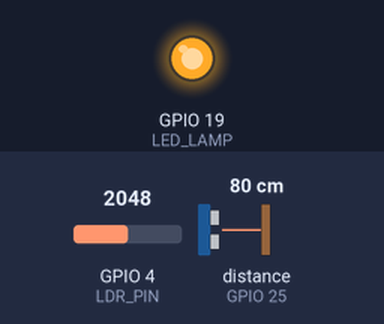
The sketch below on a simulated ESP32. Parts: output pins drawn as LEDs (lit = HIGH). Wiring (inferred from the names in the program): ultrasonic range finder: trigger GPIO 26; echo GPIO 25. The test bench sets the inputs (shaded band); at power-on: GPIO 4 (LDR_PIN) = 2048, distance to the obstacle (sensor on GPIO 25) 80 cm. The echo pulse lasts 58.3 µs per cm; pins used as bus, display or sensor lines are not drawn; what the sketch prints to the serial monitor is not drawn.

Above: at 1.6 s.
1.7 s: GPIO 4 (LDR_PIN) set to 1943
At 3.1 s:
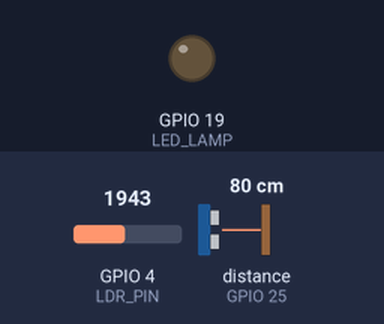
3.9 s: distance to the obstacle (sensor on GPIO 25) set to 54 cm
5.4 s: distance to the obstacle (sensor on GPIO 25) set to 48 cm
At 6.2 s:
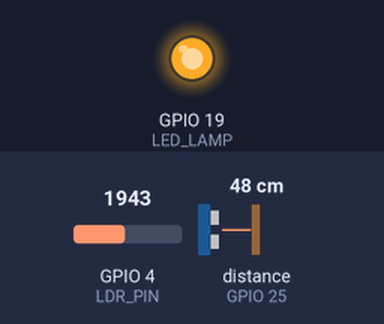
7.9 s: distance to the obstacle (sensor on GPIO 25) set to 60 cm
At 8.5 s:
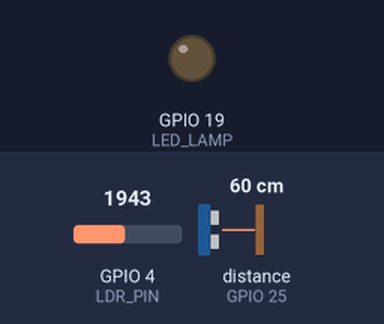
9.5 s: distance to the obstacle (sensor on GPIO 25) set to 2 cm
At 9.9 s:
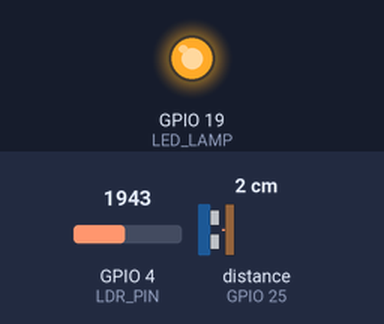
Timing chart, 0 to 12.1 s (numbered marks = the images above; inputs shaded):
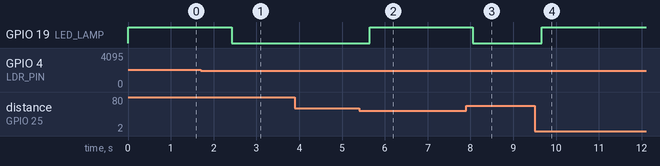

The sketch:

LDR.ino
```cpp
#define LDR_PIN 4
#define LED_LAMP 19

#define TRIG_PIN 26
#define ECHO_PIN 25

#define PERSON_DISTANCE 50
#define LIGHT_THRESHOLD 2000

void setup() {
  Serial.begin(115200);

  pinMode(LDR_PIN, INPUT);
  pinMode(LED_LAMP, OUTPUT);

  pinMode(TRIG_PIN, OUTPUT);
  pinMode(ECHO_PIN, INPUT);
}

void loop() {
  int ldrValue = analogRead(LDR_PIN);
  Serial.print("Nilai LDR: ");
  Serial.println(ldrValue);

  bool isDark = (ldrValue > LIGHT_THRESHOLD);

  long duration, distance;
  digitalWrite(TRIG_PIN, LOW);
  delayMicroseconds(2);
  digitalWrite(TRIG_PIN, HIGH);
  delayMicroseconds(10);
  digitalWrite(TRIG_PIN, LOW);

  duration = pulseIn(ECHO_PIN, HIGH);
  distance = duration * 0.034 / 2;

  Serial.print("Jarak: ");
  Serial.print(distance);
  Serial.println(" cm");

  bool personDetected = (distance <= PERSON_DISTANCE);

  if (personDetected) {
    digitalWrite(LED_LAMP, HIGH);
    Serial.println("Ada orang → LED ON");
  }
  else if (isDark) {
    digitalWrite(LED_LAMP, HIGH);
    Serial.println("Cahaya redup → LED ON");
  }
  else {
    digitalWrite(LED_LAMP, LOW);
    Serial.println("Cahaya terang → LED OFF");
  }

  Serial.println("---------------------------");
  delay(800);
}
```

Measured:
- the behaviour switches between 2001 and 2000 on GPIO 4 (LDR_PIN) (found by bisection; images 0 and 1)
- the behaviour switches between 52 and 51 cm on distance to the obstacle (sensor on GPIO 25) (found by bisection; images 1 and 2)
- after the input at 1.7 s, GPIO 19 (LED_LAMP): HIGH → LOW after 0.72 s
- after the input at 3.9 s, every drawn part: stays the same
- after the input at 5.4 s, GPIO 19 (LED_LAMP): LOW → HIGH after 0.24 s
- after the input at 7.9 s, GPIO 19 (LED_LAMP): HIGH → LOW after 0.15 s
- after the input at 9.5 s, GPIO 19 (LED_LAMP): LOW → HIGH after 0.16 s
